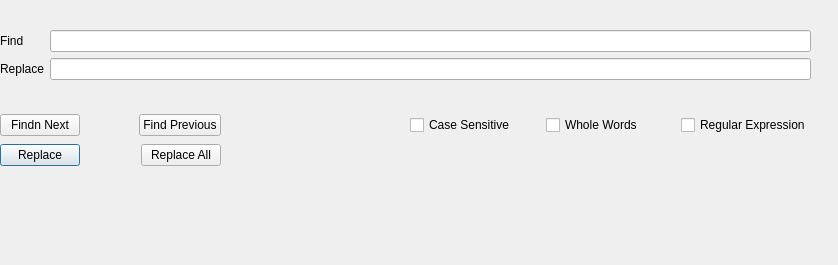
<?xml version="1.0" encoding="UTF-8"?>
<ui version="4.0">
 <class>find_replace_dlg</class>
 <widget class="QDialog" name="find_replace_dlg">
  <property name="geometry">
   <rect>
    <x>0</x>
    <y>0</y>
    <width>838</width>
    <height>265</height>
   </rect>
  </property>
  <property name="windowTitle">
   <string>Find and Replace</string>
  </property>
  <widget class="QWidget" name="horizontalLayoutWidget_5">
   <property name="geometry">
    <rect>
     <x>410</x>
     <y>110</y>
     <width>401</width>
     <height>31</height>
    </rect>
   </property>
   <layout class="QHBoxLayout" name="horizontalLayout_5">
    <item>
     <widget class="QCheckBox" name="checkBox_3">
      <property name="text">
       <string>Case Sensitive</string>
      </property>
     </widget>
    </item>
    <item>
     <widget class="QCheckBox" name="checkBox_2">
      <property name="text">
       <string>Whole Words</string>
      </property>
     </widget>
    </item>
    <item>
     <widget class="QCheckBox" name="checkBox">
      <property name="text">
       <string>Regular Expression</string>
      </property>
     </widget>
    </item>
   </layout>
  </widget>
  <widget class="QWidget" name="horizontalLayoutWidget_4">
   <property name="geometry">
    <rect>
     <x>0</x>
     <y>140</y>
     <width>221</width>
     <height>31</height>
    </rect>
   </property>
   <layout class="QHBoxLayout" name="horizontalLayout_3">
    <item>
     <widget class="QPushButton" name="pushButton_4">
      <property name="text">
       <string>Replace</string>
      </property>
     </widget>
    </item>
    <item>
     <spacer name="horizontalSpacer_6">
      <property name="orientation">
       <enum>Qt::Horizontal</enum>
      </property>
      <property name="sizeHint" stdset="0">
       <size>
        <width>40</width>
        <height>20</height>
       </size>
      </property>
     </spacer>
    </item>
    <item>
     <widget class="QPushButton" name="pushButton_3">
      <property name="text">
       <string>Replace All</string>
      </property>
     </widget>
    </item>
   </layout>
  </widget>
  <widget class="QWidget" name="horizontalLayoutWidget_6">
   <property name="geometry">
    <rect>
     <x>0</x>
     <y>110</y>
     <width>221</width>
     <height>31</height>
    </rect>
   </property>
   <layout class="QHBoxLayout" name="horizontalLayout_6">
    <item>
     <widget class="QPushButton" name="pushButton_2">
      <property name="text">
       <string>Findn Next</string>
      </property>
     </widget>
    </item>
    <item>
     <spacer name="horizontalSpacer_7">
      <property name="orientation">
       <enum>Qt::Horizontal</enum>
      </property>
      <property name="sizeHint" stdset="0">
       <size>
        <width>40</width>
        <height>20</height>
       </size>
      </property>
     </spacer>
    </item>
    <item>
     <widget class="QPushButton" name="pushButton">
      <property name="text">
       <string>Find Previous</string>
      </property>
     </widget>
    </item>
   </layout>
  </widget>
  <widget class="QWidget" name="formLayoutWidget">
   <property name="geometry">
    <rect>
     <x>0</x>
     <y>30</y>
     <width>811</width>
     <height>81</height>
    </rect>
   </property>
   <layout class="QFormLayout" name="formLayout">
    <item row="0" column="0">
     <widget class="QLabel" name="label_2">
      <property name="text">
       <string>Find</string>
      </property>
     </widget>
    </item>
    <item row="1" column="0">
     <widget class="QLabel" name="label_3">
      <property name="text">
       <string>Replace</string>
      </property>
     </widget>
    </item>
    <item row="1" column="1">
     <widget class="QLineEdit" name="lineEdit_2"/>
    </item>
    <item row="0" column="1">
     <widget class="QLineEdit" name="lineEdit"/>
    </item>
   </layout>
  </widget>
 </widget>
 <resources/>
 <connections/>
</ui>
